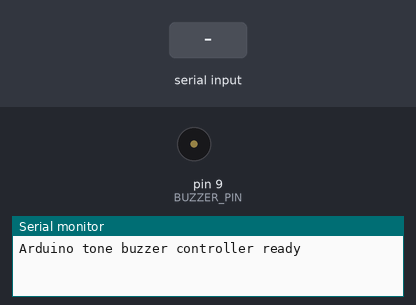
Bench run of a sketch on a simulated Arduino Uno, built with avr-gcc and run on an emulated ATmega328P. Shown: buzzer (waves = sounding), the last lines printed to the serial monitor. The test bench sets the inputs (shaded band).

Above: at 1.2 s.
1.3 s: "BEEP\n" received over Serial
At 1.78 s:
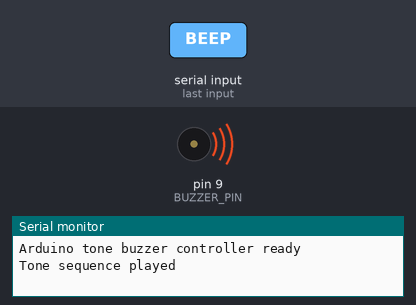
3.5 s: "BEEP_ON\n" received over Serial
At 4.3 s:
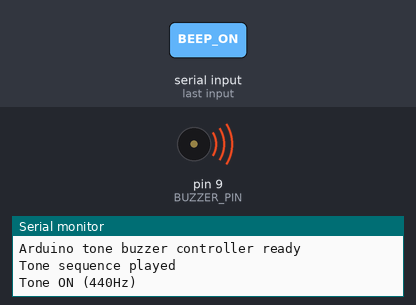
5.0 s: "BEEP_OFF\n" received over Serial
At 5.4 s:
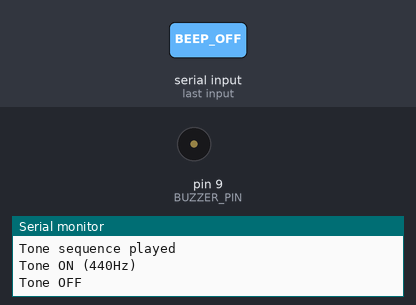
Timing chart, 0 to 8.0 s (numbered marks = the images above; inputs shaded):
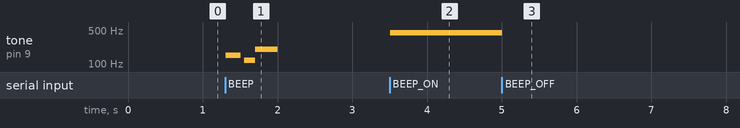

Measured:
- after the input at 1.3 s, tone on pin 9 (BUZZER_PIN): plays 150 Hz for 0.20 s, 120 Hz for 0.15 s, 200 Hz for 0.30 s, starting at once
- after the input at 3.5 s, tone on pin 9 (BUZZER_PIN): silent → 440 Hz at once
- after the input at 5.0 s, tone on pin 9 (BUZZER_PIN): 440 Hz → silent at once

The sketch:

arduino_buzzer_control.ino
```cpp
// Arduino code for buzzer control with musical tones
// Connect buzzer to pin 9

#define BUZZER_PIN 9

void setup() {
    // Initialize serial communication at 9600 baud
    Serial.begin(9600);

    Serial.println("Arduino tone buzzer controller ready");
}

void loop() {
    // Check if data is available on serial port
    if (Serial.available() > 0) {
        // Read the incoming string until newline character
        String command = Serial.readStringUntil('\n');

        // Remove any trailing whitespace
        command.trim();

        // Process the command
        if (command == "BEEP") {
            // Play a nice "ba dum tss" sequence
            tone(BUZZER_PIN, 150, 200);  // 150Hz for 200ms (ba)
            delay(250);
            tone(BUZZER_PIN, 120, 200);  // 120Hz for 200ms (dum)
            delay(150);
            tone(BUZZER_PIN, 200, 300);  // 200Hz for 300ms (tss)
            Serial.println("Tone sequence played");
        }
        else if (command == "BEEP_ON") {
            // Continuous tone for compatibility
            tone(BUZZER_PIN, 440, 0);  // 440Hz continuous
            Serial.println("Tone ON (440Hz)");
        }
        else if (command == "BEEP_OFF") {
            noTone(BUZZER_PIN);
            Serial.println("Tone OFF");
        }
        else if (command == "HELLO") {
            Serial.println("Hello from Arduino!");
        }
    }
}
```
